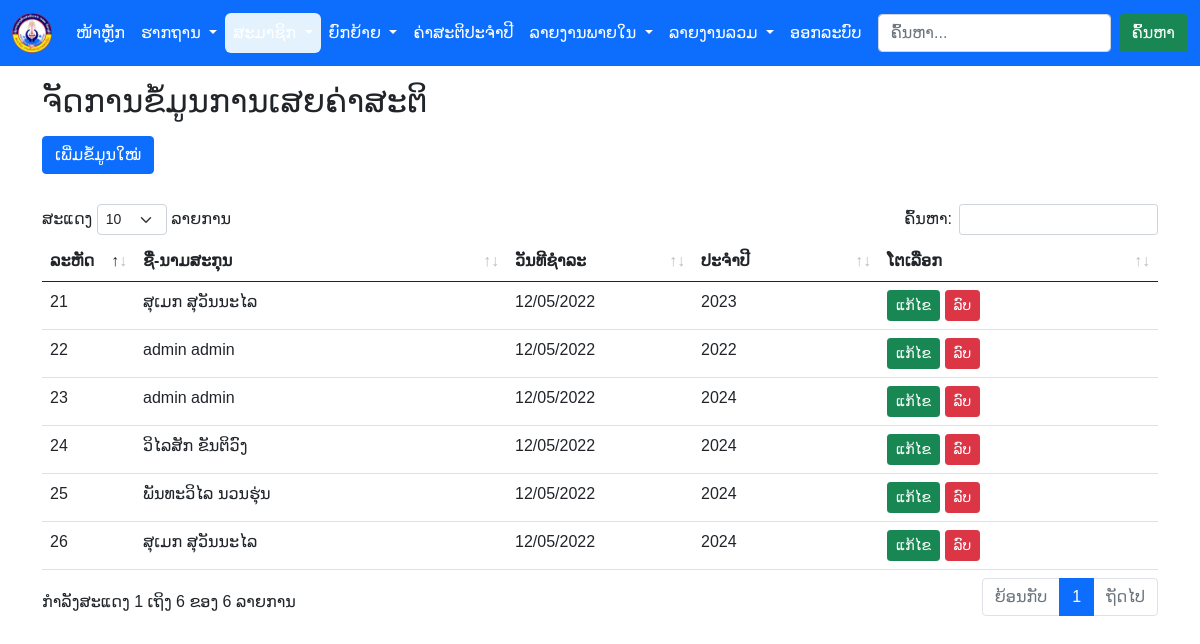
The app's page /membership_fee.php (signed in), older data.
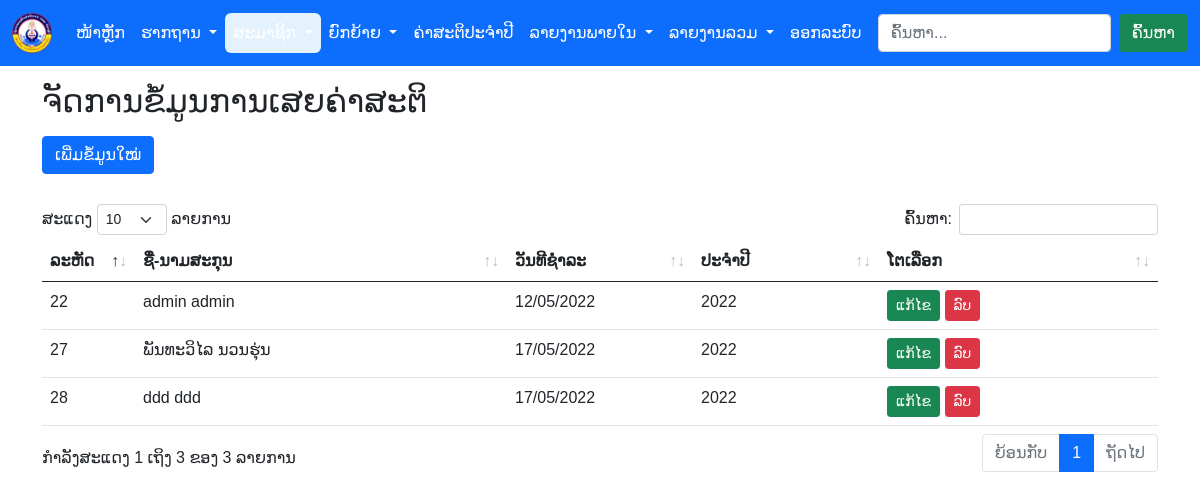
The same page, newer data.
### tables this page shows
CREATE TABLE `membership_fee` (
  `id` int(11) NOT NULL COMMENT 'ລະຫັດເສຍຄ່າສະຕິ',
  `mem_id` int(11) NOT NULL COMMENT 'ລະຫັດສະມາຊິກ',
  `fee_id` int(11) NOT NULL COMMENT 'ລະຫັດຄ່າສະຕິປະຈຳປີ',
  `pay_date` date NOT NULL COMMENT 'ວັນທີຊຳລະ'
);

CREATE TABLE `member` (
  `mem_id` int(11) NOT NULL COMMENT 'ລະຫັດສະມາຊິກ',
  `username` varchar(10) NOT NULL COMMENT 'ບັນຊີຜູ້ໃຊ້',
  `password` varchar(255) NOT NULL COMMENT 'ລະຫັດຜ່ານ',
  `role` int(5) NOT NULL DEFAULT 3 COMMENT 'ສິດທິ',
  `book_no` int(5) DEFAULT NULL COMMENT 'ເລກປຶ້ມຕິດຕາມ',
  `firstname` varchar(30) NOT NULL COMMENT 'ຊື່',
  `lastname` varchar(30) NOT NULL COMMENT 'ນາມສະກຸນ',
  `gender` varchar(6) DEFAULT NULL COMMENT 'ເພດ',
  `ethnic` varchar(10) DEFAULT NULL COMMENT 'ຊົນເຜົ່າ',
  `dob` date DEFAULT NULL COMMENT 'ວດປ ເກີດ',
  `h_village` varchar(30) DEFAULT NULL COMMENT 'ບ້ານເກີດ',
  `h_district` varchar(30) DEFAULT NULL COMMENT 'ເມືອງເກີດ',
  `h_province` varchar(30) DEFAULT NULL COMMENT 'ແຂວງເກີດ',
  `addr_village` varchar(30) DEFAULT NULL COMMENT 'ບ້ານຢູ່',
  `addr_district` varchar(30) DEFAULT NULL COMMENT 'ເມືອງຢູ່',
  `addr_province` varchar(30) DEFAULT NULL COMMENT 'ແຂວງຢູ່',
  `join_trade_union_date` date DEFAULT NULL COMMENT 'ວດປ ເຂົ້າຮ່ວມ ກມບ',
  `join_party_date` date DEFAULT NULL COMMENT 'ວດປ ເຂົ້າພັກ',
  `join_women_union_date` date DEFAULT NULL COMMENT 'ວດປ ເຂົ້າສະຫະພັນແມ່ຍິງ',
  `status` int(10) NOT NULL DEFAULT 0 COMMENT 'ສະຖານະສະມາຊິກ',
  `group_id` int(10) NOT NULL COMMENT 'ລະຫັດຈຸ',
  `join_local` date NOT NULL COMMENT 'ວັນທີຮັບເຂົ້າຮາກຖານ'
);

### include/function.php (called while the page is built, shortened)
<?php
function isAdmin(){
    if(isset($_SESSION['role'])){
        if($_SESSION['role'] == 1){
            return true;
        }
    }
    return false;
}

### membership_fee.php (the view, shortened to what this page needs)
<?php
$current_page = 'member';
require_once __DIR__ . '/include/function.php';
require_once __DIR__ . '/include/dbconfig.php';
require_once __DIR__ . '/header.php';
require_once __DIR__ . '/menu.php';
?>
<div class="container mt-3">
    <h2>ຈັດການຂໍ້ມູນການເສຍຄ່າສະຕິ</h2>
    <?php if (isAdmin() || isCommittee()) : ?>
        <div class="mt-3" style="margin-bottom: 30px;">
            <a href="membership_fee_add.php" class="btn btn-primary">ເພີ່ມຂໍ້ມູນໃໝ່</a>
        </div>
    <?php endif; ?>
    <table id="example" class="table table-hover mt-5">
        <thead>
            <tr>
                <th class="col-1">ລະຫັດ</th>
                <th class="col-4">ຊື່-ນາມສະກຸນ</th>
                <th class="col-2">ວັນທີຊຳລະ</th>
                <th class="col-2">ປະຈຳປີ</th>
                <th class="col-3">ໂຕເລືອກ</th>
            </tr>
        </thead>
        <tbody>
            <?php
            $sql = "SELECT membership_fee.id AS p_id, date_format(membership_fee.pay_date, '%d/%m/%Y') AS p_date, member.firstname, member.lastname, (SELECT yearly_fee.year FROM yearly_fee WHERE yearly_fee.id = membership_fee.fee_id) AS p_year FROM member JOIN membership_fee ON member.mem_id = membership_fee.mem_id JOIN groups ON member.group_id = groups.id WHERE groups.col_id = ". $_SESSION['college_id'] ;
            $rs = $con->query($sql);
            while ( $row = $rs->fetch_assoc() ) {
               echo '<tr>';
                echo '<td>'.$row['p_id'].'</td>';
                echo '<td>'.$row['firstname'].' '.$row['lastname'].'</td>';
                echo '<td>'.$row['p_date'].'</td>';
                echo '<td>'.$row['p_year'].'</td>';
                echo '<td>
                <a class="btn btn-success btn-sm" href="membership_fee_edit.php?id='.$row['p_id'].'">ແກ້ໄຂ</a>
                <a class="btn btn-danger btn-sm" href="#" onclick="deleteMembershipFee(' . $row['p_id'] . ')">ລົບ</a>
            </td>';
               echo '</tr>';
            }
            ?>
        </tbody>
    </table>
</div>
<?php
require __DIR__ . '/footer.php';
?>

### header.php (shortened to what this page needs)
<!DOCTYPE html>
<html lang="en">
<head>
    <link rel="stylesheet" href="css/bootstrap.min.css">
    <link rel="stylesheet" href="css/brands.min.css">
    <link rel="stylesheet" href="css/all.css">
    <link rel="stylesheet" href="css/style.css">
    <link rel="stylesheet" href="css/dataTables.bootstrap5.min.css">
    <link rel="stylesheet" href="css/sweetalert2.min.css">
</head>
<body>

### menu.php (shortened to what this page needs)
<nav class="navbar navbar-expand-lg navbar-dark bg-primary d-print-none">
  <div class="container-fluid">
    <a class="navbar-brand" href="#"><img src="image/private_ed_logo.png" class="img-fluid" width="40" alt=""></a>
    <div class="collapse navbar-collapse" id="navbarSupportedContent">
      <ul class="navbar-nav me-auto mb-2 mb-lg-0">
        <li class="nav-item">
          <a class="nav-link <?= $current_page=='home'?'active':''; ?>" aria-current="page" href="index.php">ໜ້າຫຼັກ</a>
        </li>
        <li class="nav-item dropdown">
          <a class="nav-link dropdown-toggle <?= $current_page=='college'?'active':''; ?>" href="#" id="navbarDropdown" role="button" data-bs-toggle="dropdown" aria-expanded="false">
            ຮາກຖານ
          </a>
        </li>
        <li class="nav-item dropdown">
          <a class="nav-link dropdown-toggle <?= $current_page=='member'?'active':''; ?>" href="#" id="navbarDropdown" role="button" data-bs-toggle="dropdown" aria-expanded="false">
          </a>
        </li>
        <li class="nav-item dropdown">
          <a class="nav-link dropdown-toggle <?= $current_page=='move'?'active':''; ?>" href="#" id="navbarDropdown" role="button" data-bs-toggle="dropdown" aria-expanded="false">
            ຍົກຍ້າຍ
          </a>
        </li>
        <?php if($_SESSION['role']==1):?>
        <li class="nav-item">
          <a class="nav-link <?= $current_page=='yearly_fee'?'active':''; ?>" href="yearly_fee.php">ຄ່າສະຕິປະຈຳປີ</a>
        </li>
        <?php endif;?>
        <li class="nav-item dropdown">
          <a class="nav-link dropdown-toggle <?= $current_page=='move'?'report':''; ?>" href="#" id="navbarDropdown" role="button" data-bs-toggle="dropdown" aria-expanded="false">
            ລາຍງານພາຍໃນ
          </a>
        </li>
        <li class="nav-item dropdown">
          <a class="nav-link dropdown-toggle <?= $current_page=='move'?'report':''; ?>" href="#" id="navbarDropdown" role="button" data-bs-toggle="dropdown" aria-expanded="false">
            ລາຍງານລວມ
          </a>
        </li>
        <li class="nav-item">
          <a class="nav-link" href="logout.php">ອອກລະບົບ</a>
        </li>
      </ul>
      <form class="d-flex">
        <input class="form-control me-2" type="search" placeholder="ຄົ້ນຫາ..." aria-label="Search">
        <button class="btn btn-success" type="submit">ຄົ້ນຫາ</button>
      </form>
    </div>
  </div>
</nav>

### footer.php (shortened to what this page needs)
</body>
</html>

### css/style.css (style rules this page uses)
*, body { font-family: 'Souliyo', sans-serif; }
nav { background-color: rgb(0, 0, 0, 0.8 ); }
.navbar-dark .navbar-nav .nav-link.active, .navbar-dark .navbar-nav .show>.nav-link { background-color:#e3f2fd; color:#333333; border-radius: 6px; }
.navbar a { color: #ffffff !important; }

Row changes from the older to the newer data that the page shows:
removed membership_fee: id "21", mem.firstname "ສຸເມກ", mem.lastname "ສຸວັນນະໄລ", p_date "12/05/2022", p_year "2023"
removed membership_fee: id "23", mem.firstname "admin", mem.lastname "admin", p_date "12/05/2022", p_year "2024"
removed membership_fee: id "24", mem.firstname "ວິໄລສັກ", mem.lastname "ຂັນຕິວົງ", p_date "12/05/2022", p_year "2024"
removed membership_fee: id "25", mem.firstname "ພັນທະວິໄລ", mem.lastname "ນວນຮຸ່ນ", p_date "12/05/2022", p_year "2024"
removed membership_fee: id "26", mem.firstname "ສຸເມກ", mem.lastname "ສຸວັນນະໄລ", p_date "12/05/2022", p_year "2024"
added membership_fee: id "27", mem.firstname "ພັນທະວິໄລ", mem.lastname "ນວນຮຸ່ນ", p_date "17/05/2022", p_year "2022"
added membership_fee: id "28", mem.firstname "ddd", mem.lastname "ddd", p_date "17/05/2022", p_year "2022"
Text that changed along with them:
text written by a page script: "ສະແດງ ລາຍການ ຄົ້ນຫາ: ກໍາລັງສະແດງ 1 ເຖິງ 6 ຂອງ 6 ລາຍການ ຍ້ອນກັບ 1 ຖັດໄປ" → "ສະແດງ ລາຍການ ຄົ້ນຫາ: ກໍາລັງສະແດງ 1 ເຖິງ 3 ຂອງ 3 ລາຍການ ຍ້ອນກັບ 1 ຖັດໄປ"
